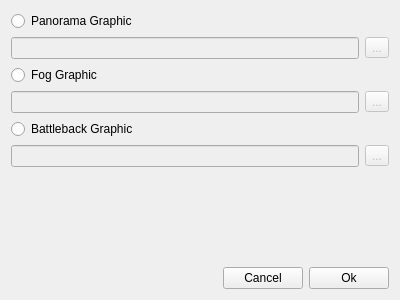
<?xml version="1.0" encoding="UTF-8"?>
<ui version="4.0">
 <class>ChangeMapSettingsDialog</class>
 <widget class="QWidget" name="ChangeMapSettingsDialog">
  <property name="windowModality">
   <enum>Qt::ApplicationModal</enum>
  </property>
  <property name="geometry">
   <rect>
    <x>0</x>
    <y>0</y>
    <width>400</width>
    <height>300</height>
   </rect>
  </property>
  <property name="windowTitle">
   <string>Change Map Settings</string>
  </property>
  <layout class="QGridLayout" name="gridLayout_2">
   <item row="0" column="0">
    <layout class="QGridLayout" name="gridLayout">
     <item row="1" column="0">
      <widget class="QLineEdit" name="line_panorama">
       <property name="enabled">
        <bool>false</bool>
       </property>
       <property name="readOnly">
        <bool>true</bool>
       </property>
      </widget>
     </item>
     <item row="0" column="0">
      <widget class="QRadioButton" name="radio_panorama">
       <property name="text">
        <string>Panorama Graphic</string>
       </property>
      </widget>
     </item>
     <item row="2" column="0">
      <widget class="QRadioButton" name="radio_fog">
       <property name="text">
        <string>Fog Graphic</string>
       </property>
      </widget>
     </item>
     <item row="3" column="0">
      <widget class="QLineEdit" name="line_fog">
       <property name="enabled">
        <bool>false</bool>
       </property>
       <property name="readOnly">
        <bool>true</bool>
       </property>
      </widget>
     </item>
     <item row="5" column="0">
      <widget class="QLineEdit" name="line_battleback">
       <property name="enabled">
        <bool>false</bool>
       </property>
       <property name="readOnly">
        <bool>true</bool>
       </property>
      </widget>
     </item>
     <item row="4" column="0">
      <widget class="QRadioButton" name="radio_battleback">
       <property name="text">
        <string>Battleback Graphic</string>
       </property>
      </widget>
     </item>
     <item row="1" column="1">
      <widget class="QToolButton" name="button_panorama">
       <property name="enabled">
        <bool>false</bool>
       </property>
       <property name="text">
        <string>...</string>
       </property>
      </widget>
     </item>
     <item row="3" column="1">
      <widget class="QToolButton" name="button_fog">
       <property name="enabled">
        <bool>false</bool>
       </property>
       <property name="text">
        <string>...</string>
       </property>
      </widget>
     </item>
     <item row="5" column="1">
      <widget class="QToolButton" name="button_battleback">
       <property name="enabled">
        <bool>false</bool>
       </property>
       <property name="text">
        <string>...</string>
       </property>
      </widget>
     </item>
    </layout>
   </item>
   <item row="2" column="0">
    <layout class="QHBoxLayout" name="horizontalLayout">
     <item>
      <spacer name="horizontalSpacer">
       <property name="orientation">
        <enum>Qt::Horizontal</enum>
       </property>
       <property name="sizeHint" stdset="0">
        <size>
         <width>40</width>
         <height>20</height>
        </size>
       </property>
      </spacer>
     </item>
     <item>
      <widget class="QPushButton" name="button_cancel">
       <property name="text">
        <string>Cancel</string>
       </property>
      </widget>
     </item>
     <item>
      <widget class="QPushButton" name="button_ok">
       <property name="text">
        <string>Ok</string>
       </property>
      </widget>
     </item>
    </layout>
   </item>
   <item row="1" column="0">
    <spacer name="verticalSpacer">
     <property name="orientation">
      <enum>Qt::Vertical</enum>
     </property>
     <property name="sizeHint" stdset="0">
      <size>
       <width>20</width>
       <height>40</height>
      </size>
     </property>
    </spacer>
   </item>
  </layout>
 </widget>
 <tabstops>
  <tabstop>radio_panorama</tabstop>
  <tabstop>line_panorama</tabstop>
  <tabstop>button_panorama</tabstop>
  <tabstop>radio_fog</tabstop>
  <tabstop>line_fog</tabstop>
  <tabstop>button_fog</tabstop>
  <tabstop>radio_battleback</tabstop>
  <tabstop>line_battleback</tabstop>
  <tabstop>button_battleback</tabstop>
  <tabstop>button_cancel</tabstop>
  <tabstop>button_ok</tabstop>
 </tabstops>
 <resources/>
 <connections>
  <connection>
   <sender>radio_panorama</sender>
   <signal>toggled(bool)</signal>
   <receiver>line_panorama</receiver>
   <slot>setEnabled(bool)</slot>
   <hints>
    <hint type="sourcelabel">
     <x>33</x>
     <y>25</y>
    </hint>
    <hint type="destinationlabel">
     <x>60</x>
     <y>51</y>
    </hint>
   </hints>
  </connection>
  <connection>
   <sender>radio_panorama</sender>
   <signal>toggled(bool)</signal>
   <receiver>button_panorama</receiver>
   <slot>setEnabled(bool)</slot>
   <hints>
    <hint type="sourcelabel">
     <x>325</x>
     <y>21</y>
    </hint>
    <hint type="destinationlabel">
     <x>370</x>
     <y>51</y>
    </hint>
   </hints>
  </connection>
  <connection>
   <sender>radio_fog</sender>
   <signal>toggled(bool)</signal>
   <receiver>line_fog</receiver>
   <slot>setEnabled(bool)</slot>
   <hints>
    <hint type="sourcelabel">
     <x>94</x>
     <y>95</y>
    </hint>
    <hint type="destinationlabel">
     <x>110</x>
     <y>117</y>
    </hint>
   </hints>
  </connection>
  <connection>
   <sender>radio_fog</sender>
   <signal>toggled(bool)</signal>
   <receiver>button_fog</receiver>
   <slot>setEnabled(bool)</slot>
   <hints>
    <hint type="sourcelabel">
     <x>321</x>
     <y>86</y>
    </hint>
    <hint type="destinationlabel">
     <x>379</x>
     <y>119</y>
    </hint>
   </hints>
  </connection>
  <connection>
   <sender>radio_battleback</sender>
   <signal>toggled(bool)</signal>
   <receiver>line_battleback</receiver>
   <slot>setEnabled(bool)</slot>
   <hints>
    <hint type="sourcelabel">
     <x>57</x>
     <y>155</y>
    </hint>
    <hint type="destinationlabel">
     <x>84</x>
     <y>196</y>
    </hint>
   </hints>
  </connection>
  <connection>
   <sender>radio_battleback</sender>
   <signal>toggled(bool)</signal>
   <receiver>button_battleback</receiver>
   <slot>setEnabled(bool)</slot>
   <hints>
    <hint type="sourcelabel">
     <x>46</x>
     <y>154</y>
    </hint>
    <hint type="destinationlabel">
     <x>360</x>
     <y>195</y>
    </hint>
   </hints>
  </connection>
 </connections>
</ui>
